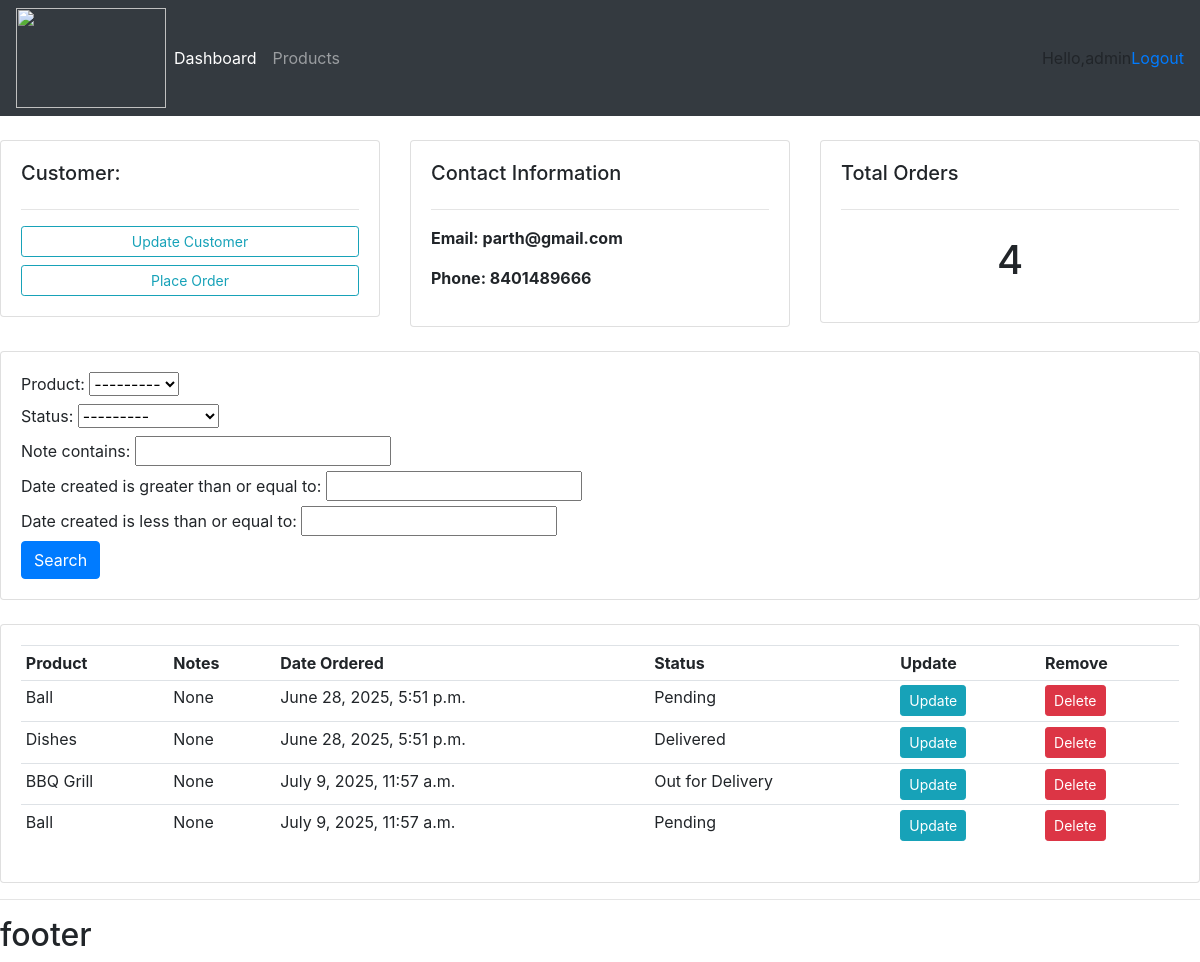
/customers/2/ (signed in), run on the app's committed database.
### accounts/models.py (models this page shows, shortened)
class Customer(models.Model):
    name = models.CharField(null=True)
    phone = models.CharField(null=True)
    email = models.CharField(null=True)
    date_created = models.DateTimeField(auto_now_add=True,null=True)

class Order(models.Model):
    STATUS = (
        ('Pending','Pending'),
        ('Out for Delivery','Out for Delivery'),
        ('Delivered','Delivered')
    )
    date_created = models.DateTimeField(auto_now_add=True,null=True)
    customer = models.ForeignKey(Customer,null=True,on_delete=SET_NULL)
    product = models.ForeignKey(Product,null=True,on_delete=SET_NULL)
    status = models.CharField(null=True,choices=STATUS)
    note = models.CharField(null=True)

class Product(models.Model):
    CATEGORY = (
        ('Indoor','Indoor'),
        ('OutDoor','OutDoor')
    )
    name =  models.CharField(null=True)
    category = models.CharField(null=True,choices=CATEGORY)
    price = models.FloatField(null=True)
    description = models.CharField(null=True,blank=True)
    date_created = models.DateTimeField(auto_now_add=True,null=True)
    tags = models.ManyToManyField(Tag)
    def __str__(self):
        return self.name

### accounts/views.py (the view)
# urls.py: path('customers/<str:pk_test>/', views.customers, name="customers"),
def customers(request,pk_test):
   customer = Customer.objects.get(id=pk_test)
   orders = customer.order_set.all()
   order_count = orders.count()
   myFilter = OrderFilter( request.GET, queryset=orders)
   orders = myFilter.qs
   context = {'customer':customer,'orders':orders,'order_count':order_count,'myFilter':myFilter}
   return render(request,'accounts/customers.html',context)

### accounts/templates/accounts/customers.html (shortened to what this page needs)
{% extends 'accounts/main.html' %}
{%block content %}
<br>
<div class="row">
    <div class="col-md">
        <div class="card card-body">
            <h5>Customer:</h5>
            <hr>
            <a class="btn btn-outline-info btn-sm btn-block" href="#">Update Customer</a>
     <a class="btn btn-outline-info btn-sm btn-block" href="{%url 'create_order' customer.id  %}">Place Order</a>
        </div>
    </div>
    <div class="col-md">
        <div class="card card-body">
            <h5>Contact Information</h5>
            <hr>
            <p><strong>Email: {{customer.email}}</strong> </p>
            <p><strong>Phone: {{customer.phone}}</strong> </p>
        </div>
    </div>
    <div class="col-md">
        <div class="card card-body">
            <h5>Total Orders</h5>
            <hr>
            <h1 style="text-align: center; padding: 10px;">{{order_count}}</h1>
        </div>
    </div>
</div>
<br>
<div class="row">
    <div class="col">
        <div class="card card-body">
            <form method="get">
                {{myFilter.form}}
                <button class="btn btn-primary" type="submit">Search</button>
            </form>
        </div>
    </div>
</div>
<br>
<div class="row">
    <div class="col-md">
        <div class="card card-body">
            <table class="table table-sm">
                <tr>
                    <th>Product</th>
                    <th>Notes</th>
                    <th>Date Ordered</th>
                    <th>Status</th>
                    <th>Update</th>
                    <th>Remove</th>
                </tr>
                {% for order in orders %}
                <tr>
                    <td>{{order.product}}</td>
                    <td>{{order.note}}</td>
                    <td>{{order.date_created}}</td>
                    <td>{{order.status}}</td>
                     <td><a  class="btn btn-sm btn-info" href="{% url 'update_order' order.id %}">Update</a></td>
                    <td><a class="btn btn-sm btn-danger" href="{% url 'delete_order' order.id %}">Delete</a></td>
                </tr>
                {% endfor %}
            </table>
        </div>
    </div>
</div>
    {% endblock %}

### accounts/templates/accounts/navbar.html (shortened to what this page needs)
{% load static %}
<nav class="navbar navbar-expand-lg navbar-dark bg-dark">
  <img src="{%static 'images/logo1.png '%}"width="150" height="100">
  <div class="collapse navbar-collapse" id="navbarNav">
    <ul class="navbar-nav">
      <li class="nav-item active">
        <a class="nav-link" href="{% url 'home' %}">Dashboard</a>
      </li>
      <li class="nav-item">
        <a class="nav-link" href="{% url 'products' %}">Products</a>
      </li>
    </ul>
  </div>
  <span>Hello,{{request.user }}</span>
  <span><a href="{% url 'logout' %}">Logout</a></span>
</nav>

### data on the page
Customer: email "parth@gmail.com", phone "8401489666"
Order: product "Ball", note "None", date_created "June 28, 2025, 5:51 p.m.", status "Pending"
Order: product "Dishes", note "None", date_created "June 28, 2025, 5:51 p.m.", status "Delivered"
Order: product "BBQ Grill", note "None", date_created "July 9, 2025, 11:57 a.m.", status "Out for Delivery"
Order: product "Ball", note "None", date_created "July 9, 2025, 11:57 a.m.", status "Pending"

### other printed values
{{ request.user }} "admin"
{{ order_count }} "4"
